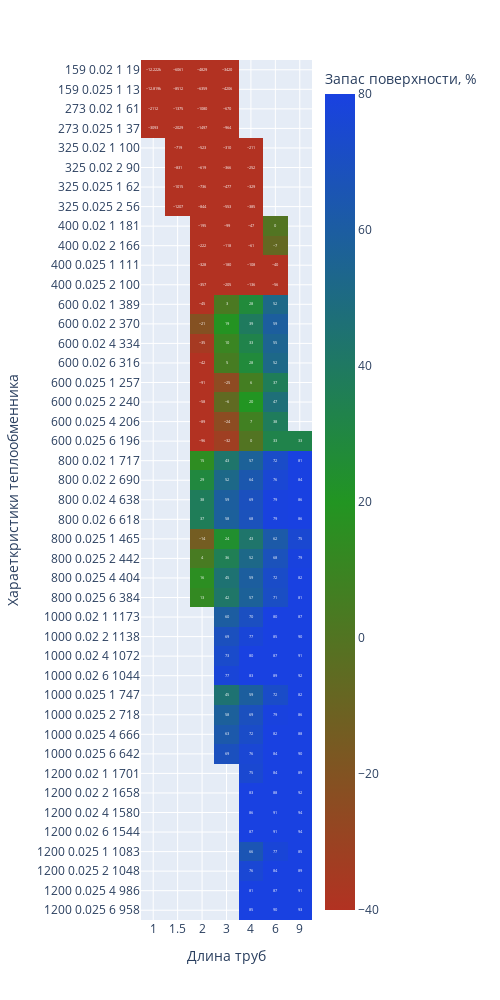

Notebook cell for this chart:
### Markdown cell above
В дефлегматоре конденсируются пары из верхней части колонны (мольный состав паров аналогичен составу дистилляту).

### Code cell
capacitors = eq.calculate_equipment(
        heaters_table,
        aqua_vapor_saturation_by_pressure,
        aqua_liquid_saturation,
        aqua_vapor_saturation,
        balance,
        properties,
        FEED_TEMPERATURE,
        thermal_balance,
        Ropt,
        EQ_NAME = 'дефлегматор',
        ORIENTACION='вертикальный',
        Tn=20,
        Tk=30
        )
capacitors_fig = px.imshow(
    round(capacitors),
    labels=dict(x="Длина труб", y="Хараеткристики теплообменника", color="Запас поверхности, %"),
    range_color=[-40,80],
    color_continuous_scale=["rgb(178, 50, 34)", "rgb(34, 149, 34)", "rgb(25, 65, 225)"],
    x=capacitors.columns,
    y=capacitors.index,
    text_auto=True, aspect="auto",
    width=500,
    height=1000
    )
capacitors_fig.show()

### Figure 1 — Plotly figure (JSON) as saved in the notebook; plotly's stock layout.template omitted (floating-point values rounded to 4 significant figures; data arrays with more than 128 entries replaced by an {"elided": "..."} marker saying what was removed)
{"data": [{"coloraxis": "coloraxis", "hovertemplate": "Длина труб: %{x}<br>Хараеткристики теплообменника: %{y}<br>Запас поверхности, %: %{z}<extra></extra>", "name": "0", "texttemplate": "%{z}", "type": "heatmap", "x": ["1", "1.5", "2", "3", "4", "6", "9"], "xaxis": "x", "y": ["159 0.02 1 19", "159 0.025 1 13", "273 0.02 1 61", "273 0.025 1 37", "325 0.02 1 100", "325 0.02 2 90", "325 0.025 1 62", "325 0.025 2 56", "400 0.02 1 181", "400 0.02 2 166", "400 0.025 1 111", "400 0.025 2 100", "600 0.02 1 389", "600 0.02 2 370", "600 0.02 4 334", "600 0.02 6 316", "600 0.025 1 257", "600 0.025 2 240", "600 0.025 4 206", "600 0.025 6 196", "800 0.02 1 717", "800 0.02 2 690", "800 0.02 4 638", "800 0.02 6 618", "800 0.025 1 465", "800 0.025 2 442", "800 0.025 4 404", "800 0.025 6 384", "1000 0.02 1 1173", "1000 0.02 2 1138", "1000 0.02 4 1072", "1000 0.02 6 1044", "1000 0.025 1 747", "1000 0.025 2 718", "1000 0.025 4 666", "1000 0.025 6 642", "1200 0.02 1 1701", "1200 0.02 2 1658", "1200 0.02 4 1580", "1200 0.02 6 1544", "1200 0.025 1 1083", "1200 0.025 2 1048", "1200 0.025 4 986", "1200 0.025 6 958"], "yaxis": "y", "z": {"elided": "44x7 int values"}}], "layout": {"coloraxis": {"cmax": 80, "cmin": -40, "colorbar": {"title": {"text": "Запас поверхности, %"}}, "colorscale": [[0, "rgb(178, 50, 34)"], [0.5, "rgb(34, 149, 34)"], [1, "rgb(25, 65, 225)"]]}, "height": 1000, "margin": {"t": 60}, "width": 500, "xaxis": {"anchor": "y", "domain": [0, 1], "title": {"text": "Длина труб"}}, "yaxis": {"anchor": "x", "autorange": "reversed", "domain": [0, 1], "title": {"text": "Хараеткристики теплообменника"}}}}
